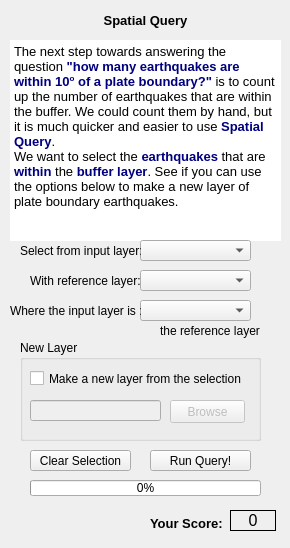
  <widget class="QWizardPage" name="wizardPage7">
   <widget class="QTextBrowser" name="textBrowser_6">
    <property name="geometry">
     <rect>
      <x>10</x>
      <y>40</y>
      <width>271</width>
      <height>201</height>
     </rect>
    </property>
    <property name="frameShape">
     <enum>QFrame::NoFrame</enum>
    </property>
    <property name="frameShadow">
     <enum>QFrame::Plain</enum>
    </property>
    <property name="html">
     <string>&lt;!DOCTYPE HTML PUBLIC &quot;-//W3C//DTD HTML 4.0//EN&quot; &quot;http://www.w3.org/TR/REC-html40/strict.dtd&quot;&gt;
&lt;html&gt;&lt;head&gt;&lt;meta name=&quot;qrichtext&quot; content=&quot;1&quot; /&gt;&lt;style type=&quot;text/css&quot;&gt;
p, li { white-space: pre-wrap; }
&lt;/style&gt;&lt;/head&gt;&lt;body style=&quot; font-family:'MS Shell Dlg 2'; font-size:8.25pt; font-weight:400; font-style:normal;&quot;&gt;
&lt;p style=&quot; margin-top:0px; margin-bottom:0px; margin-left:0px; margin-right:0px; -qt-block-indent:0; text-indent:0px;&quot;&gt;&lt;span style=&quot; font-size:10pt;&quot;&gt;The next step towards answering the question &lt;/span&gt;&lt;span style=&quot; font-size:10pt; font-weight:600; color:#00007f;&quot;&gt;&amp;quot;how many earthquakes are within 10&lt;/span&gt;&lt;span style=&quot; font-size:10pt; font-weight:600; color:#00007f; vertical-align:super;&quot;&gt;o&lt;/span&gt;&lt;span style=&quot; font-size:10pt; font-weight:600; color:#00007f;&quot;&gt; of a plate boundary?&amp;quot; &lt;/span&gt;&lt;span style=&quot; font-size:10pt; color:#000000;&quot;&gt;is to count up the number of earthquakes that are within the buffer. We could count them by hand, but it is much quicker and easier to use &lt;/span&gt;&lt;span style=&quot; font-size:10pt; font-weight:600; color:#00007f;&quot;&gt;Spatial Query&lt;/span&gt;&lt;span style=&quot; font-size:10pt; color:#000000;&quot;&gt;.&lt;/span&gt;&lt;/p&gt;
&lt;p style=&quot; margin-top:0px; margin-bottom:0px; margin-left:0px; margin-right:0px; -qt-block-indent:0; text-indent:0px;&quot;&gt;&lt;span style=&quot; font-size:10pt; color:#000000;&quot;&gt;We want to select the &lt;/span&gt;&lt;span style=&quot; font-size:10pt; font-weight:600; color:#00007f;&quot;&gt;earthquakes&lt;/span&gt;&lt;span style=&quot; font-size:10pt; color:#000000;&quot;&gt; that are&lt;/span&gt;&lt;span style=&quot; font-size:10pt; font-weight:600; color:#000000;&quot;&gt; &lt;/span&gt;&lt;span style=&quot; font-size:10pt; font-weight:600; color:#00007f;&quot;&gt;within&lt;/span&gt;&lt;span style=&quot; font-size:10pt; color:#000000;&quot;&gt; the &lt;/span&gt;&lt;span style=&quot; font-size:10pt; font-weight:600; color:#00007f;&quot;&gt;buffer layer&lt;/span&gt;&lt;span style=&quot; font-size:10pt; color:#000000;&quot;&gt;. See if you can use the options below to make a new layer of plate boundary earthquakes.&lt;/span&gt;&lt;/p&gt;&lt;/body&gt;&lt;/html&gt;</string>
    </property>
   </widget>
   <widget class="QLabel" name="label_32">
    <property name="geometry">
     <rect>
      <x>70</x>
      <y>10</y>
      <width>151</width>
      <height>21</height>
     </rect>
    </property>
    <property name="font">
     <font>
      <pointsize>10</pointsize>
      <weight>75</weight>
      <bold>true</bold>
     </font>
    </property>
    <property name="text">
     <string>Spatial Query</string>
    </property>
    <property name="alignment">
     <set>Qt::AlignCenter</set>
    </property>
   </widget>
   <widget class="QGroupBox" name="newLayergroupBox">
    <property name="geometry">
     <rect>
      <x>20</x>
      <y>340</y>
      <width>241</width>
      <height>101</height>
     </rect>
    </property>
    <property name="title">
     <string>New Layer</string>
    </property>
    <widget class="QCheckBox" name="newLayercheckBox">
     <property name="geometry">
      <rect>
       <x>10</x>
       <y>30</y>
       <width>241</width>
       <height>17</height>
      </rect>
     </property>
     <property name="text">
      <string>Make a new layer from the selection</string>
     </property>
    </widget>
    <widget class="QLineEdit" name="queryLineEdit">
     <property name="enabled">
      <bool>false</bool>
     </property>
     <property name="geometry">
      <rect>
       <x>10</x>
       <y>60</y>
       <width>131</width>
       <height>21</height>
      </rect>
     </property>
    </widget>
    <widget class="QPushButton" name="queryBrowseButton">
     <property name="enabled">
      <bool>false</bool>
     </property>
     <property name="geometry">
      <rect>
       <x>150</x>
       <y>60</y>
       <width>75</width>
       <height>23</height>
      </rect>
     </property>
     <property name="text">
      <string>Browse</string>
     </property>
    </widget>
   </widget>
   <widget class="QLabel" name="label_33">
    <property name="geometry">
     <rect>
      <x>150</x>
      <y>508</y>
      <width>81</width>
      <height>31</height>
     </rect>
    </property>
    <property name="font">
     <font>
      <pointsize>10</pointsize>
      <weight>75</weight>
      <bold>true</bold>
     </font>
    </property>
    <property name="text">
     <string>Your Score:</string>
    </property>
   </widget>
   <widget class="QLabel" name="Score_label_6">
    <property name="geometry">
     <rect>
      <x>230</x>
      <y>510</y>
      <width>46</width>
      <height>21</height>
     </rect>
    </property>
    <property name="font">
     <font>
      <pointsize>12</pointsize>
     </font>
    </property>
    <property name="frameShape">
     <enum>QFrame::Panel</enum>
    </property>
    <property name="text">
     <string>0</string>
    </property>
    <property name="alignment">
     <set>Qt::AlignCenter</set>
    </property>
   </widget>
   <widget class="QPushButton" name="clearSelection">
    <property name="geometry">
     <rect>
      <x>30</x>
      <y>450</y>
      <width>101</width>
      <height>21</height>
     </rect>
    </property>
    <property name="text">
     <string>Clear Selection</string>
    </property>
   </widget>
   <widget class="QPushButton" name="runQuery">
    <property name="geometry">
     <rect>
      <x>150</x>
      <y>450</y>
      <width>101</width>
      <height>21</height>
     </rect>
    </property>
    <property name="text">
     <string>Run Query!</string>
    </property>
   </widget>
   <widget class="QComboBox" name="inputComboBox_2">
    <property name="geometry">
     <rect>
      <x>140</x>
      <y>240</y>
      <width>111</width>
      <height>21</height>
     </rect>
    </property>
   </widget>
   <widget class="QComboBox" name="refComboBox">
    <property name="geometry">
     <rect>
      <x>140</x>
      <y>270</y>
      <width>111</width>
      <height>21</height>
     </rect>
    </property>
   </widget>
   <widget class="QComboBox" name="queryComboBox">
    <property name="geometry">
     <rect>
      <x>140</x>
      <y>300</y>
      <width>111</width>
      <height>21</height>
     </rect>
    </property>
   </widget>
   <widget class="QLabel" name="label_34">
    <property name="geometry">
     <rect>
      <x>20</x>
      <y>240</y>
      <width>121</width>
      <height>21</height>
     </rect>
    </property>
    <property name="text">
     <string>Select from input layer:</string>
    </property>
   </widget>
   <widget class="QLabel" name="label_35">
    <property name="geometry">
     <rect>
      <x>30</x>
      <y>270</y>
      <width>121</width>
      <height>21</height>
     </rect>
    </property>
    <property name="text">
     <string>With reference layer:</string>
    </property>
   </widget>
   <widget class="QLabel" name="label_36">
    <property name="geometry">
     <rect>
      <x>10</x>
      <y>300</y>
      <width>131</width>
      <height>21</height>
     </rect>
    </property>
    <property name="text">
     <string>Where the input layer is :</string>
    </property>
   </widget>
   <widget class="QLabel" name="label_37">
    <property name="geometry">
     <rect>
      <x>160</x>
      <y>320</y>
      <width>101</width>
      <height>21</height>
     </rect>
    </property>
    <property name="text">
     <string>the reference layer</string>
    </property>
   </widget>
   <widget class="QProgressBar" name="queryProgBar">
    <property name="geometry">
     <rect>
      <x>30</x>
      <y>480</y>
      <width>231</width>
      <height>16</height>
     </rect>
    </property>
    <property name="value">
     <number>0</number>
    </property>
   </widget>
  </widget>
